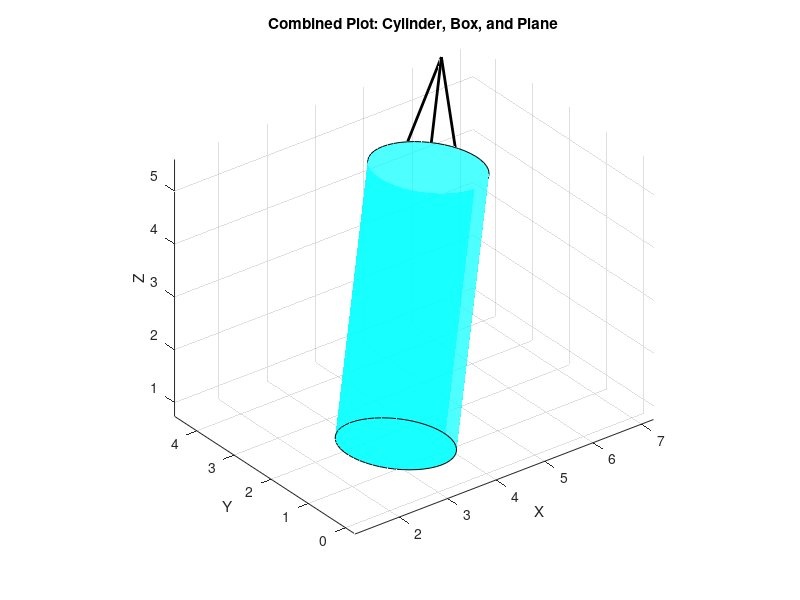

Reproduce this figure in MATLAB. (Note: this script raises an error after producing the figure.)
%% Clear and set up figure
clear; clc;
figure;
hold on;
axis equal;
grid on;
xlabel('X'); ylabel('Y'); zlabel('Z');
title('Combined Plot: Cylinder, Box, and Plane');
view(3);

%%%%%%%%%%%%%%%%%%%%%%%%%%%%%%%%%%%%%%%%%%%%%%%%%%%%%%%%%%%%%%%%%%%%%%%%%%%
%% 1. Plot a Closed Cylinder
% Cylinder parameters
cyl_center = [4, 2, 3];                  % Center of the cylinder
cyl_axis   = [0.5774, 0.5774, 0.5774];    % Normalized axis
cyl_radius = 1;                          % Cylinder radius
cyl_height = 5;                          % Cylinder height

% Create cylinder along the z-axis using nPoints around the circle
nPoints = 50;
[Xc, Yc, Zc] = cylinder(cyl_radius, nPoints);
% Scale Z to span the given height, centered at zero
Zc = (Zc - 0.5)*cyl_height;

% Compute rotation matrix to align [0 0 1] with cyl_axis
z_axis = [0, 0, 1];
v = cross(z_axis, cyl_axis);
s = norm(v);
if s < 1e-6
    R_cyl = eye(3);
else
    c = dot(z_axis, cyl_axis);
    vx = [    0   -v(3)   v(2);
           v(3)      0   -v(1);
          -v(2)   v(1)      0];
    R_cyl = eye(3) + vx + vx*vx*((1-c)/(s^2));
end

% Transform cylinder coordinates: rotate and then translate
[nr, nc] = size(Xc);
Xg = zeros(nr, nc); Yg = zeros(nr, nc); Zg = zeros(nr, nc);
for i = 1:nr
    for j = 1:nc
        pt = [Xc(i,j); Yc(i,j); Zc(i,j)];
        pt_rot = R_cyl * pt;
        pt_global = pt_rot + cyl_center';
        Xg(i,j) = pt_global(1);
        Yg(i,j) = pt_global(2);
        Zg(i,j) = pt_global(3);
    end
end

% Plot the lateral surface of the cylinder
surf(Xg, Yg, Zg, 'FaceAlpha', 0.7, 'EdgeColor', 'none', 'FaceColor', 'cyan');

% Plot the top and bottom end-caps using patches
topX = Xg(end, :); topY = Yg(end, :); topZ = Zg(end, :);
botX = Xg(1, :);  botY = Yg(1, :);  botZ = Zg(1, :);
patch(topX, topY, topZ, 'cyan', 'FaceAlpha', 0.7);
patch(botX, botY, botZ, 'cyan', 'FaceAlpha', 0.7);

% Plot the cylinder's central axis
halfH = cyl_height/2;
quiver3(cyl_center(1), cyl_center(2), cyl_center(3), ...
    cyl_axis(1)*cyl_height, cyl_axis(2)*cyl_height, cyl_axis(3)*cyl_height, ...
    'Color','k','LineWidth',2, 'MaxHeadSize',0.5);
text(cyl_center(1)+cyl_axis(1)*halfH, cyl_center(2)+cyl_axis(2)*halfH, cyl_center(3)+cyl_axis(3)*halfH, ' Axis','FontSize',12,'Color','k');

%%%%%%%%%%%%%%%%%%%%%%%%%%%%%%%%%%%%%%%%%%%%%%%%%%%%%%%%%%%%%%%%%%%%%%%%%%%
%% 2. Plot an Oriented Box
% Box parameters
box_center = [-4, 0, 2];    % Center of the box
box_dims   = [2, 3, 4];     % Complete dimensions along box's local x,y,z

% Define the box orientation as a quaternion [w x y z]
% For example, a 45° rotation about the x-axis:
q = [cos(-pi/8), 0, 0, sin(-pi/8)];
% Convert quaternion to rotation matrix (requires Aerospace or Robotics Toolbox)
R_box = quat2rotm(q);  % [w x y z] format

% Define 8 vertices of the box in its local frame (centered at origin)
lx = box_dims(1)/2; ly = box_dims(2)/2; lz = box_dims(3)/2;
localVertices = [ -lx, -ly, -lz;
                   lx, -ly, -lz;
                   lx,  ly, -lz;
                  -lx,  ly, -lz;
                  -lx, -ly,  lz;
                   lx, -ly,  lz;
                   lx,  ly,  lz;
                  -lx,  ly,  lz];

% Transform vertices to global coordinates
globalVertices_box = (R_box * localVertices')' + box_center;

% Define the 6 faces of the box (indices into vertices)
faces_box = [1 2 3 4;    % bottom face
             5 6 7 8;    % top face
             1 2 6 5;    % side face
             2 3 7 6;
             3 4 8 7;
             4 1 5 8];

% Plot the box using patch
patch('Vertices', globalVertices_box, 'Faces', faces_box, 'FaceColor', 'yellow', 'FaceAlpha', 0.7);

% Plot the box coordinate frame (box local axes)
axisLength = max(box_dims)*0.8;
x_axis_local = [axisLength, 0, 0]';
y_axis_local = [0, axisLength, 0]';
z_axis_local = [0, 0, axisLength]';
x_axis_global = R_box * x_axis_local;
y_axis_global = R_box * y_axis_local;
z_axis_global = R_box * z_axis_local;
quiver3(box_center(1), box_center(2), box_center(3), x_axis_global(1), x_axis_global(2), x_axis_global(3), 'Color','r','LineWidth',2, 'MaxHeadSize',0.5);
quiver3(box_center(1), box_center(2), box_center(3), y_axis_global(1), y_axis_global(2), y_axis_global(3), 'Color','g','LineWidth',2, 'MaxHeadSize',0.5);
quiver3(box_center(1), box_center(2), box_center(3), z_axis_global(1), z_axis_global(2), z_axis_global(3), 'Color','b','LineWidth',2, 'MaxHeadSize',0.5);
text(box_center(1)+x_axis_global(1), box_center(2)+x_axis_global(2), box_center(3)+x_axis_global(3), 'X','FontSize',12,'Color','r');
text(box_center(1)+y_axis_global(1), box_center(2)+y_axis_global(2), box_center(3)+y_axis_global(3), 'Y','FontSize',12,'Color','g');
text(box_center(1)+z_axis_global(1), box_center(2)+z_axis_global(2), box_center(3)+z_axis_global(3), 'Z','FontSize',12,'Color','b');

%%%%%%%%%%%%%%%%%%%%%%%%%%%%%%%%%%%%%%%%%%%%%%%%%%%%%%%%%%%%%%%%%%%%%%%%%%%
%% 3. Plot a Plane with a Small Width in the -Normal Direction
% Plane parameters
plane_center  = [10, 0, 1];    % Center of the plane
plane_normal  = [0.2, 0.5, 0.84];  % Given normal (will be normalized)
plane_normal  = plane_normal / norm(plane_normal);
halfWidth     = 3;   % extent along first in-plane direction
halfLength    = 2;   % extent along second in-plane direction
thickness     = 0.2; % small width along -plane_normal

% Compute two orthonormal vectors lying in the plane
if abs(dot(plane_normal, [0,0,1])) < 0.99
    tempVec = [0,0,1];
else
    tempVec = [0,1,0];
end
inPlane1 = cross(plane_normal, tempVec);
inPlane1 = inPlane1 / norm(inPlane1);
inPlane2 = cross(plane_normal, inPlane1);
inPlane2 = inPlane2 / norm(inPlane2);

% Define the top face of the plane (a rectangle)
corner1 = plane_center + halfWidth*inPlane1 + halfLength*inPlane2;
corner2 = plane_center - halfWidth*inPlane1 + halfLength*inPlane2;
corner3 = plane_center - halfWidth*inPlane1 - halfLength*inPlane2;
corner4 = plane_center + halfWidth*inPlane1 - halfLength*inPlane2;
topFace = [corner1; corner2; corner3; corner4];

% Define the bottom face by offsetting along -plane_normal
bottomFace = topFace - thickness * plane_normal;

% Plot the top and bottom faces of the plane
patch('Vertices', topFace, 'Faces', [1 2 3 4], 'FaceColor', [0.9290 0.6940 0.1250], 'FaceAlpha', 0.7);
patch('Vertices', bottomFace, 'Faces', [1 2 3 4], 'FaceColor', [0.9290 0.6940 0.1250], 'FaceAlpha', 0.7);

% Connect corresponding corners to show thickness
for i = 1:4
    plot3([topFace(i,1) bottomFace(i,1)], [topFace(i,2) bottomFace(i,2)], [topFace(i,3) bottomFace(i,3)], 'k-', 'LineWidth', 1);
end

% Plot the plane's normal axis
normalLength = max(halfWidth, halfLength);
quiver3(plane_center(1), plane_center(2), plane_center(3), ...
    plane_normal(1)*normalLength, plane_normal(2)*normalLength, plane_normal(3)*normalLength, ...
    'Color','r','LineWidth',2, 'MaxHeadSize',0.5);
text(plane_center(1)+plane_normal(1)*normalLength, plane_center(2)+plane_normal(2)*normalLength, plane_center(3)+plane_normal(3)*normalLength, 'Normal','FontSize',12,'Color','r');

% Optionally, plot the in-plane axes
quiver3(plane_center(1), plane_center(2), plane_center(3), inPlane1(1)*halfWidth, inPlane1(2)*halfWidth, inPlane1(3)*halfWidth, 'Color','g','LineWidth',2, 'MaxHeadSize',0.5);
quiver3(plane_center(1), plane_center(2), plane_center(3), inPlane2(1)*halfLength, inPlane2(2)*halfLength, inPlane2(3)*halfLength, 'Color','b','LineWidth',2, 'MaxHeadSize',0.5);
text(plane_center(1)+inPlane1(1)*halfWidth, plane_center(2)+inPlane1(2)*halfWidth, plane_center(3)+inPlane1(3)*halfWidth, '1','FontSize',12,'Color','g');
text(plane_center(1)+inPlane2(1)*halfLength, plane_center(2)+inPlane2(2)*halfLength, plane_center(3)+inPlane2(3)*halfLength, '2','FontSize',12,'Color','b');

%%%%%%%%%%%%%%%%%%%%%%%%%%%%%%%%%%%%%%%%%%%%%%%%%%%%%%%%%%%%%%%%%%%%%%%%%%%
%% Finalize Plot

plotSphere([18,0,1],1)
axis equal
view(3);
camproj('orthographic');
hold off;
